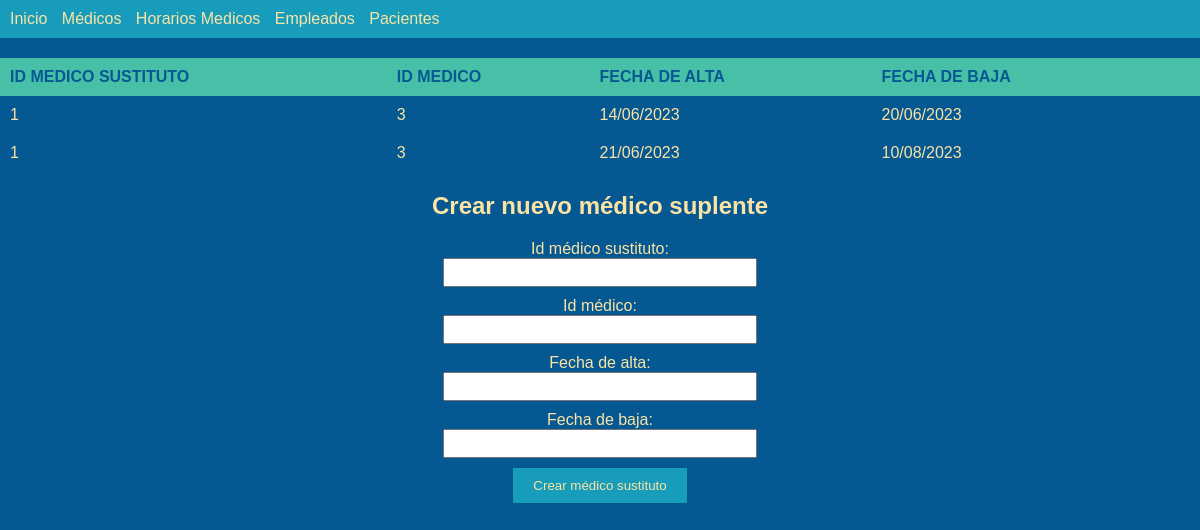
The page /php/sustituto.php on the database its author committed.
### tables this page shows
CREATE TABLE `sustitutos` (
  `sus_id` int(11) NOT NULL,
  `med_id` int(11) DEFAULT NULL,
  `sus_fec_alt` varchar(25) DEFAULT NULL,
  `sus_fec_baj` varchar(25) DEFAULT NULL
);

### php/sustituto.php (the view, shortened to what this page needs)
<?php
    require '../conexion/con_bd.php';
?>
<!DOCTYPE html>
<html lang="en">
<head>
    <link rel="stylesheet" href="../css/stilos.css">
</head>
<body>
<nav>
    <ul>
      <li><a href="index.php">Inicio</a></li>
      <li><a href="medico.php">Médicos</a></li>
      <li><a href="horarios.php">Horarios Medicos</a></li>
      <li><a href="empleado.php">Empleados</a></li>
      <li><a href="paciente.php">Pacientes</a></li>
    </ul>
  </nav>
  <table>
    <div class="titulo">
      <tr>
        <th>ID MEDICO SUSTITUTO</th>
        <th>ID MEDICO</th>
        <th>FECHA DE ALTA</th>
        <th>FECHA DE BAJA</th>
        <th></th>
      </tr>
    </div>
    <?php
      $query = "SELECT * FROM sustitutos";
      $result = mysqli_query($conn, $query);
      if (mysqli_num_rows($result) > 0) {
          while ($row = mysqli_fetch_assoc($result)) {
              echo "<tr>";
              echo "<td>" . $row['sus_id'] . "</td>";
              echo "<td>" . $row['med_id'] . "</td>";
              echo "<td>" . $row['sus_fec_alt'] . "</td>";
              echo "<td>" . $row['sus_fec_baj'] . "</td>";
              ?>
              <td>
              </td>
              <?php
              echo "</tr>";
          }
      } else {
          echo "<tr><td colspan='4'>No se encontraron médicos sustitutos</td></tr>";
      }
    ?>
  </table>
  <center>
    <h2>Crear nuevo médico suplente</h2>
    <form method="post" action="../consultas/mod_sus.php">
        <label for="sus_id">Id médico sustituto:</label>
        <input type="text" name="sus_id" required><br>
        <label for="med_id">Id médico:</label>
        <input type="text" name="med_id" required><br>
        <label for="sus_fec_alt">Fecha de alta:</label>
        <input type="text" name="sus_fec_alt" required><br>
        <label for="sus_fec_baj">Fecha de baja:</label>
        <input type="text" name="sus_fec_baj" required><br>
        <input type="submit" name="crear_sus" value="Crear médico sustituto">
    </form>
  </center>
</body>
</html>

### css/stilos.css (style rules this page uses)
body { background-color: #065893; color: #fbe4a3; font-family: Arial, sans-serif; margin: 0; padding: 0; }
nav { background-color: #179cbc; padding: 10px; }
nav ul { list-style-type: none; margin: 0; padding: 0; }
nav ul li { display: inline; margin-right: 10px; }
nav ul li a { color: #fbe4a3; text-decoration: none; }
table { width: 100%; border-collapse: collapse; margin-top: 20px; }
table th, table td { padding: 10px; text-align: left; }
table th { background-color: #47c0a7; color: #065893; }
h2 { margin-top: 20px; color: #fbe4a3; }
form label { display: block; margin-top: 10px; color: #fbe4a3; }
form input[type="text"], form select { width: 300px; padding: 5px; }
form input[type="submit"] { margin-top: 10px; background-color: #179cbc; color: #fbe4a3; border: none; padding: 10px 20px; cursor: pointer; }

### rows shown on the page
sustitutos: sus "1", med "3", sus_fec_alt "14/06/2023", sus_fec_baj "20/06/2023"
sustitutos: sus "1", med "3", sus_fec_alt "21/06/2023", sus_fec_baj "10/08/2023"
